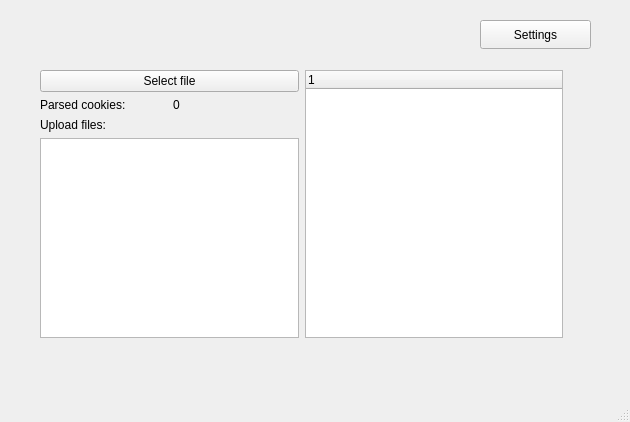
<?xml version="1.0" encoding="UTF-8"?>
<ui version="4.0">
 <class>MainWindow</class>
 <widget class="QMainWindow" name="MainWindow">
  <property name="geometry">
   <rect>
    <x>0</x>
    <y>0</y>
    <width>630</width>
    <height>422</height>
   </rect>
  </property>
  <property name="windowTitle">
   <string>Parse cookies</string>
  </property>
  <widget class="QWidget" name="centralwidget">
   <widget class="QPushButton" name="pushButton_2">
    <property name="geometry">
     <rect>
      <x>480</x>
      <y>20</y>
      <width>111</width>
      <height>29</height>
     </rect>
    </property>
    <property name="text">
     <string>Settings</string>
    </property>
   </widget>
   <widget class="QWidget" name="">
    <property name="geometry">
     <rect>
      <x>40</x>
      <y>70</y>
      <width>523</width>
      <height>268</height>
     </rect>
    </property>
    <layout class="QHBoxLayout" name="horizontalLayout">
     <item>
      <layout class="QVBoxLayout" name="verticalLayout">
       <item>
        <widget class="QPushButton" name="pushButton">
         <property name="text">
          <string>Select file</string>
         </property>
        </widget>
       </item>
       <item>
        <layout class="QHBoxLayout" name="horizontalLayout_2">
         <item>
          <widget class="QLabel" name="label">
           <property name="text">
            <string>Parsed cookies: </string>
           </property>
          </widget>
         </item>
         <item>
          <widget class="QLabel" name="label_2">
           <property name="text">
            <string>0</string>
           </property>
          </widget>
         </item>
        </layout>
       </item>
       <item>
        <widget class="QLabel" name="label_3">
         <property name="text">
          <string>Upload files:</string>
         </property>
        </widget>
       </item>
       <item>
        <widget class="QListWidget" name="listWidget"/>
       </item>
      </layout>
     </item>
     <item>
      <widget class="QTreeWidget" name="treeWidget">
       <column>
        <property name="text">
         <string notr="true">1</string>
        </property>
       </column>
      </widget>
     </item>
    </layout>
   </widget>
  </widget>
  <widget class="QMenuBar" name="menubar">
   <property name="geometry">
    <rect>
     <x>0</x>
     <y>0</y>
     <width>630</width>
     <height>26</height>
    </rect>
   </property>
  </widget>
  <widget class="QStatusBar" name="statusbar"/>
 </widget>
 <resources/>
 <connections/>
</ui>
